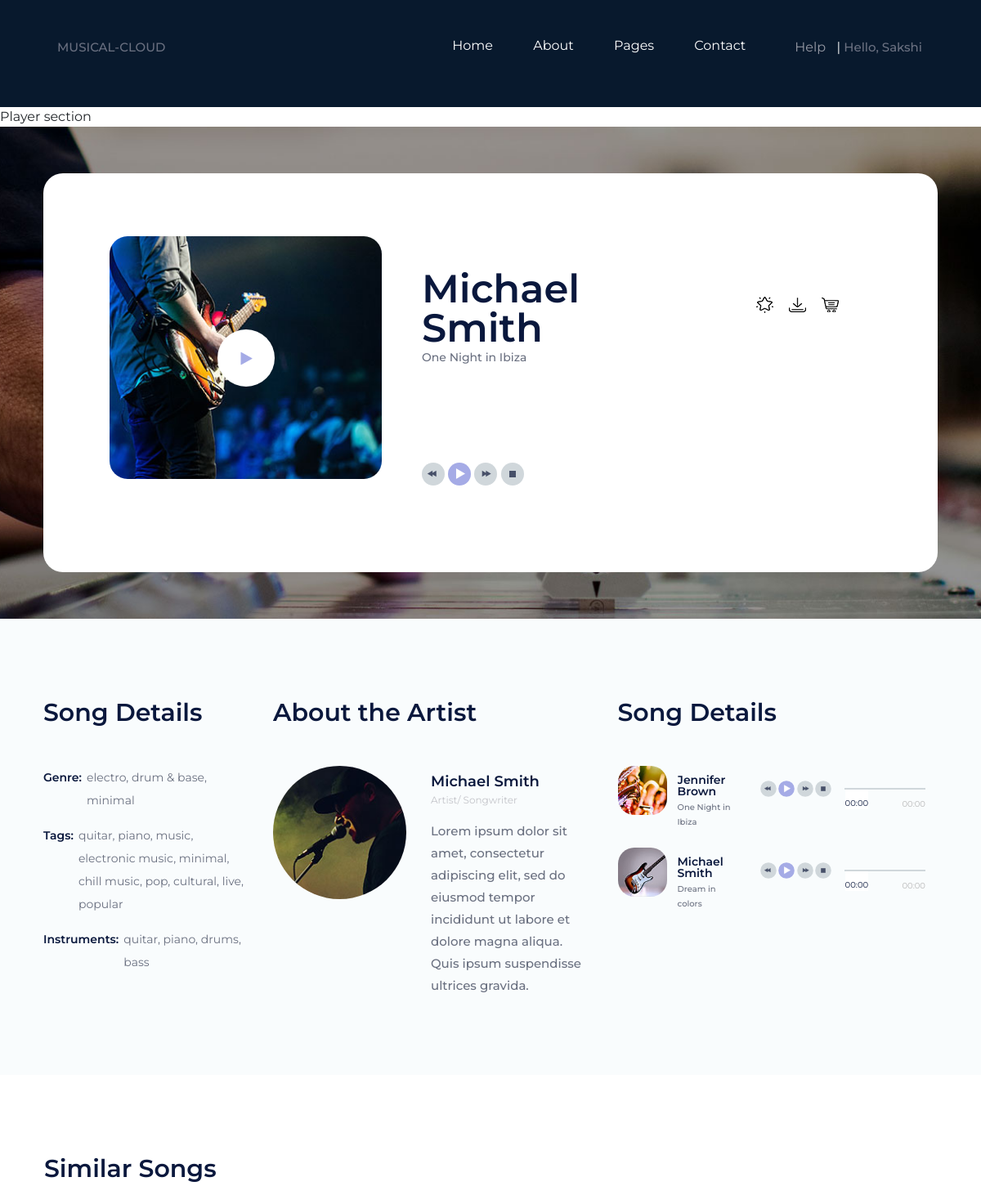
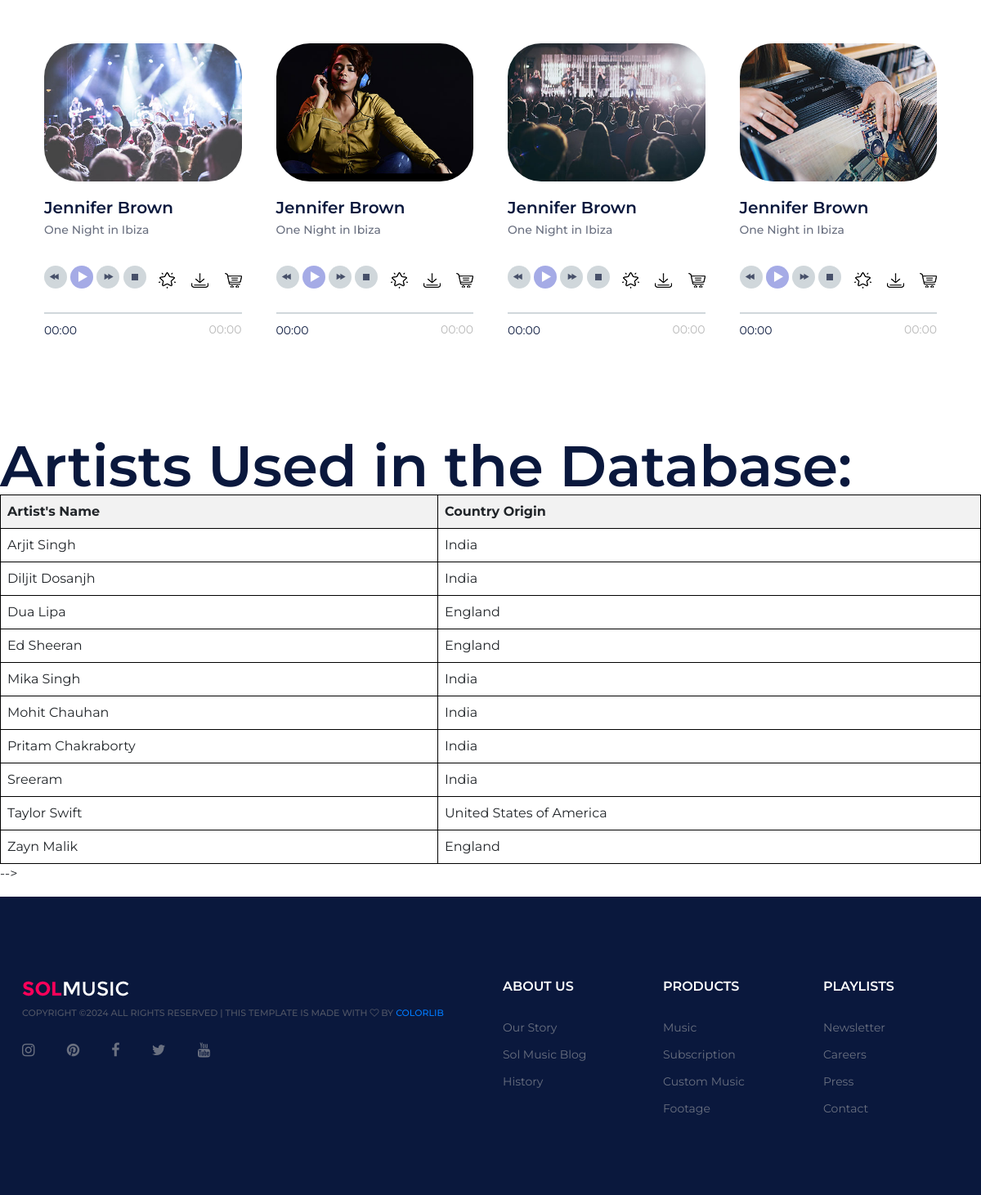
The app's page /artist.php (signed in) with its own data (2 pictures, top to bottom).
### tables this page shows
CREATE TABLE `users` (
  `id` bigint(20) NOT NULL,
  `user_id` bigint(20) NOT NULL,
  `user_name` varchar(100) NOT NULL,
  `password` varchar(100) NOT NULL,
  `date` timestamp NOT NULL DEFAULT current_timestamp() ON UPDATE current_timestamp()
);

CREATE TABLE `Artist` (
  `artist_name` varchar(30) NOT NULL,
  `artist_country` varchar(30) DEFAULT NULL
);

### artist.php (the view, shortened to what the rows shown need)
<?php
	include("connection.php");
	include("functions.php");
	$user_data = check_login($con);
?>
<!DOCTYPE html>
<html lang="zxx">
<head>
	<link rel="stylesheet" href="css/bootstrap.min.css"/>
	<link rel="stylesheet" href="css/font-awesome.min.css"/>
	<link rel="stylesheet" href="css/owl.carousel.min.css"/>
	<link rel="stylesheet" href="css/slicknav.min.css"/>
	<link rel="stylesheet" href="css/style.css"/>
</head>
<body>
	<header class="header-section clearfix">
		<div class="header-right">
			<div class="user-panel">
			<p>Hello, <?php echo $user_data['user_name']; ?></p>
			</div>
		</div>
	</header>
    <section class="player-section set-bg" data-setbg="img/player-bg.jpg">
        <div class="player-box">
            <div class="wave-player-warp">
                <div class="row">
                    <div class="col-lg-8">
                        <div class="wave-player-info">
                            <h2>Michael Smith</h2>
                        </div>
                    </div>
                </div>
            </div>
        </div>
    </section>
	<p>
		<h1> Artists Used in the Database: </h1>
		<table>
			<thead>
				<tr>
					<th>Artist's Name</th>
					<th>Country Origin</th>
				</tr>
			</thead>
			<tbody>
				 <?php
					$selectquery1 = "SELECT * FROM Artist";
					$query1 = mysqli_query($con, $selectquery1);
					while($row = mysqli_fetch_assoc($query1)){ ?>
					<tr>
						<td><?php echo $row['artist_name']; ?></td>
						<td><?php echo $row['artist_country']; ?></td>
					</tr>
					<?php
					}
					?>
			</tbody>
		</table>
	</p>
	<footer class="footer-section">
		<div class="container">
			<div class="row">
				<div class="col-xl-6 col-lg-7 order-lg-2">
					<div class="row">
						<div class="col-sm-4">
							<div class="footer-widget">
								<h2>About us</h2>
							</div>
						</div>
						<div class="col-sm-4">
							<div class="footer-widget">
								<h2>Products</h2>
							</div>
						</div>
						<div class="col-sm-4">
							<div class="footer-widget">
								<h2>Playlists</h2>
							</div>
						</div>
					</div>
				</div>
			</div>
		</div>
	</footer>
	</body>
</html>

### records on screen
users: user_name "Sakshi"
artist: artist_name "Arjit Singh", artist_country "India"
artist: artist_name "Diljit Dosanjh", artist_country "India"
artist: artist_name "Dua Lipa", artist_country "England"
artist: artist_name "Ed Sheeran", artist_country "England"
artist: artist_name "Mika Singh", artist_country "India"
artist: artist_name "Mohit Chauhan", artist_country "India"
artist: artist_name "Pritam Chakraborty", artist_country "India"
artist: artist_name "Sreeram", artist_country "India"
artist: artist_name "Taylor Swift", artist_country "United States of America"
artist: artist_name "Zayn Malik", artist_country "England"
